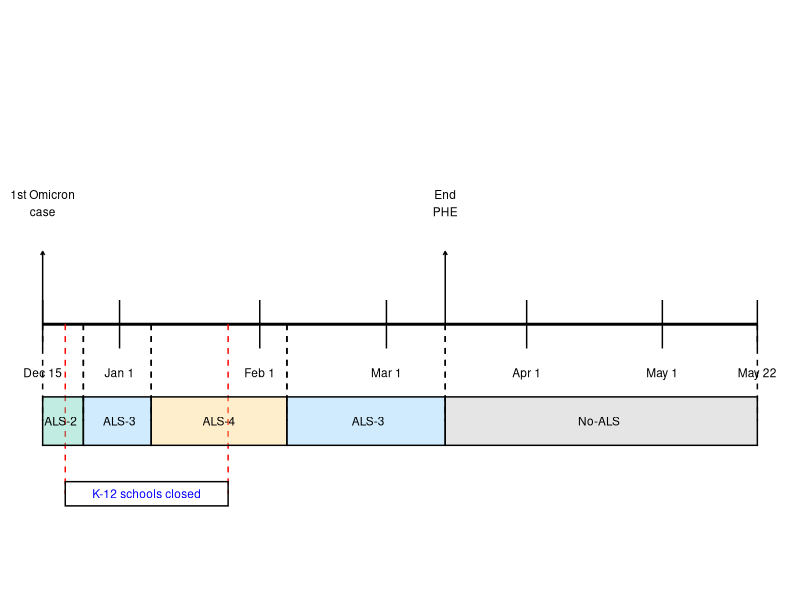
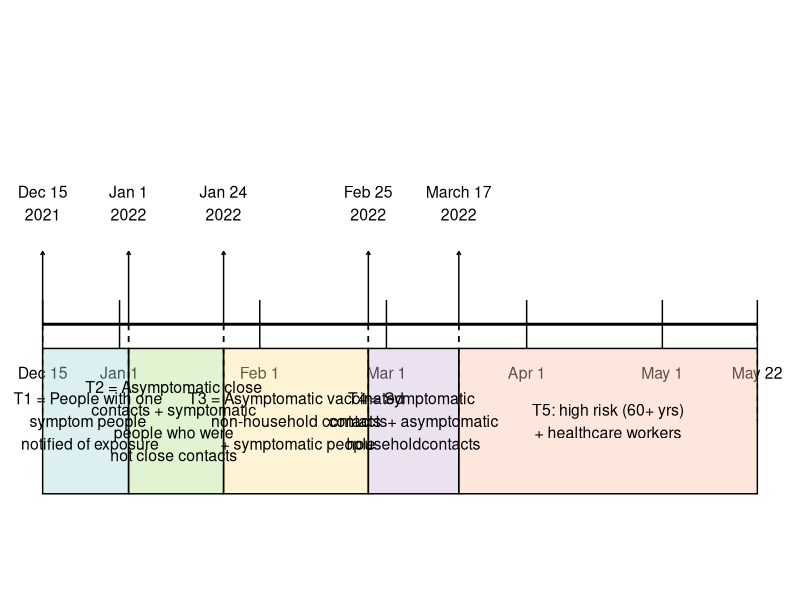

Write R code to recreate these figures, in order.
# load libraries
library(ggplot2)
library(dplyr)
library(patchwork)

###### als timeline ###########

# timeline axis data
timeline <- data.frame(
  date = as.Date(c("2021-12-15", "2022-01-01", "2022-02-01", 
                   "2022-03-01", "2022-04-01", "2022-05-01", "2022-05-22")),
  label = c("Dec 15", "Jan 1", "Feb 1", "Mar 1", "Apr 1", "May 1", "May 22")
)

# event arrows
events <- data.frame(
  date = as.Date(c("2021-12-15", "2022-03-14")),
  label = c("1st Omicron\ncase", "End\nPHE"),
  y_tip = 0.15,
  y_text = 0.25
)

# als segments
als_segments <- data.frame(
  start = as.Date(c("2021-12-15", "2021-12-24", "2022-01-08", "2022-02-07", "2022-03-14")),
  end   = as.Date(c("2021-12-24", "2022-01-08", "2022-02-07", "2022-03-14", "2022-05-22")),
  level = c("ALS-2", "ALS-3", "ALS-4", "ALS-3", "No-ALS"),
  y     = -0.2
)

# compute midpoints
als_segments <- als_segments %>%
  mutate(midpoint = start + (end - start) / 2)

# k-12 school closures
schools_closed <- data.frame(
  start = as.Date("2021-12-20"),
  end = as.Date("2022-01-25"),
  y = -0.35
)
schools_closed$midpoint <- schools_closed$start + (schools_closed$end - schools_closed$start) / 2

# als colors
als_colors <- c(
  "ALS-2" = "#66D1B566",
  "ALS-3" = "#87CEFA66",
  "ALS-4" = "#FFD58066",
  "ALS-3" = "#87CEFA66",
  "No-ALS" = "#D3D3D399"
)

# plot als timeline
als_timeline_plot <- ggplot() +
  geom_segment(aes(x = min(timeline$date), xend = max(timeline$date), y = 0, yend = 0), size = 1) +
  geom_segment(data = timeline, aes(x = date, xend = date, y = 0.05, yend = -0.05)) +
  geom_text(data = timeline, aes(x = date, y = -0.1, label = label), size = 3) +
  geom_segment(data = events, aes(x = date, xend = date, y = 0, yend = y_tip),
               arrow = arrow(length = unit(0.1, "cm")), size = 0.5) +
  geom_text(data = events, aes(x = date, y = y_text, label = label), size = 3, hjust = 0.5) +
  geom_segment(data = als_segments, aes(x = start, xend = start, y = 0, yend = y), linetype = "dashed") +
  geom_segment(data = als_segments, aes(x = end, xend = end, y = 0, yend = y), linetype = "dashed") +
  geom_segment(data = schools_closed, aes(x = start, xend = start, y = 0, yend = y), linetype = "dashed", color = "red") +
  geom_segment(data = schools_closed, aes(x = end, xend = end, y = 0, yend = y), linetype = "dashed", color = "red") +
  geom_rect(data = als_segments, aes(xmin = start, xmax = end, ymin = y - 0.05, ymax = y + 0.05, fill = level), color = "black") +
  scale_fill_manual(values = als_colors) +
  geom_text(data = als_segments, aes(x = midpoint, y = y, label = level), size = 3, color = "black") +
  geom_rect(data = schools_closed, aes(xmin = start, xmax = end, ymin = y - 0.025, ymax = y + 0.025),
            fill = "white", color = "black", alpha = 0.5) +
  geom_text(data = schools_closed, aes(x = midpoint, y = y, label = "K-12 schools closed"), size = 3, color = "blue") +
  theme_void() +
  theme(plot.title = element_text(hjust = 0.5, size = 14, face = "bold"),
        plot.margin = margin(5, 5, 5, 5),
        legend.position = "none") +
  coord_cartesian(ylim = c(-0.5, 0.6))

print(als_timeline_plot)

######################################
###### testing eligibility ###########

# timeline axis data
testing_timeline <- data.frame(
  date = as.Date(c("2021-12-15", "2022-01-01", "2022-02-01", 
                   "2022-03-01", "2022-04-01", "2022-05-01", "2022-05-22")),
  label = c("Dec 15", "Jan 1", "Feb 1", "Mar 1", "Apr 1", "May 1", "May 22")
)

# testing segments
testing_segments <- data.frame(
  start = as.Date(c("2021-12-15", "2022-01-03", "2022-01-24", "2022-02-25", "2022-03-17")),
  end   = as.Date(c("2022-01-03", "2022-01-24", "2022-02-25", "2022-03-17", "2022-05-22")),
  level = c(
    "T1 = People with one\nsymptom people\n notified of exposure",
    "T2 = Asymptomatic close\ncontacts + symptomatic\npeople who were\nnot close contacts", 
    "T3 = Asymptomatic vaccinated\nnon-household contacts\n + symptomatic people",
    "T4 = Symptomatic \ncontacts+ asymptomatic\nhouseholdcontacts", 
    "T5: high risk (60+ yrs)\n+ healthcare workers"
  ),
  y = -0.2
)

# compute midpoints
testing_segments <- testing_segments %>%
  mutate(midpoint = start + (end - start) / 2)

# testing colors
testing_colors <- c(
  "T1 = People with one\nsymptom people\n notified of exposure" = "#A8DADC66",
  "T2 = Asymptomatic close\ncontacts + symptomatic\npeople who were\nnot close contacts" = "#B5E48C66",
  "T3 = Asymptomatic vaccinated\nnon-household contacts\n + symptomatic people" = "#FFE29A66",
  "T4 = Symptomatic \ncontacts+ asymptomatic\nhouseholdcontacts" = "#CDB4DB66",
  "T5: high risk (60+ yrs)\n+ healthcare workers" = "#FBC4AB66"
)

# event arrows
events <- data.frame(
  date = as.Date(c("2021-12-15", "2022-01-03", "2022-01-24", "2022-02-25", "2022-03-17")),
  label = c("Dec 15\n2021", "Jan 1\n2022", "Jan 24\n2022", "Feb 25\n2022", "March 17\n2022"),
  y_tip = 0.15,
  y_text = 0.25
)

# plot testing eligibility timeline
testing_timeline_plot <- ggplot() +
  geom_segment(aes(x = min(testing_timeline$date), xend = max(testing_timeline$date), y = 0, yend = 0), size = 1) +
  geom_segment(data = testing_timeline, aes(x = date, xend = date, y = 0.05, yend = -0.05)) +
  geom_text(data = testing_timeline, aes(x = date, y = -0.1, label = label), size = 4) +
  geom_segment(data = events, aes(x = date, xend = date, y = 0, yend = y_tip),
               arrow = arrow(length = unit(0.1, "cm")), size = 0.5) +
  geom_text(data = events, aes(x = date, y = y_text, label = label), size = 4, hjust = 0.5) +
  geom_segment(data = testing_segments, aes(x = start, xend = start, y = 0, yend = y), linetype = "dashed") +
  geom_segment(data = testing_segments, aes(x = end, xend = end, y = 0, yend = y), linetype = "dashed") +
  geom_rect(data = testing_segments, aes(xmin = start, xmax = end, ymin = y - 0.15, ymax = y + 0.15, fill = level), color = "black") +
  scale_fill_manual(values = testing_colors) +
  geom_text(data = testing_segments, aes(x = midpoint, y = y, label = level), size = 4, color = "black") +
  theme_void() +
  theme(plot.title = element_text(hjust = 0.5, size = 14, face = "bold"),
        plot.margin = margin(5, 5, 5, 5),
        legend.position = "none") +
  coord_cartesian(ylim = c(-0.5, 0.6))

print(testing_timeline_plot)
